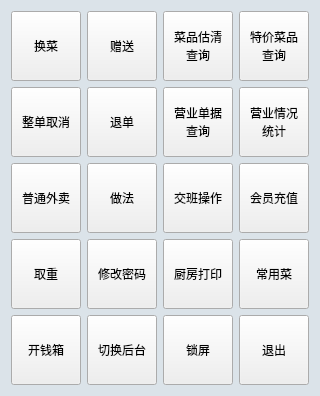
      <widget class="QFrame" name="frame">
       <property name="styleSheet">
        <string notr="true">QFrame{
background:#dbe3e9;border:0px;
}</string>
       </property>
       <property name="frameShape">
        <enum>QFrame::NoFrame</enum>
       </property>
       <property name="frameShadow">
        <enum>QFrame::Plain</enum>
       </property>
       <property name="lineWidth">
        <number>0</number>
       </property>
       <layout class="QGridLayout" name="gridLayout">
        <item row="3" column="0">
         <widget class="QPushButton" name="pushButton_takeweight">
          <property name="sizePolicy">
           <sizepolicy hsizetype="Minimum" vsizetype="Expanding">
            <horstretch>0</horstretch>
            <verstretch>0</verstretch>
           </sizepolicy>
          </property>
          <property name="minimumSize">
           <size>
            <width>70</width>
            <height>70</height>
           </size>
          </property>
          <property name="maximumSize">
           <size>
            <width>70</width>
            <height>70</height>
           </size>
          </property>
          <property name="focusPolicy">
           <enum>Qt::NoFocus</enum>
          </property>
          <property name="styleSheet">
           <string notr="true"/>
          </property>
          <property name="text">
           <string>取重</string>
          </property>
          <property name="outer_stylesheet" stdset="0">
           <string>pushbutton</string>
          </property>
         </widget>
        </item>
        <item row="2" column="3">
         <widget class="QPushButton" name="pushButton_sys_chongzhi">
          <property name="sizePolicy">
           <sizepolicy hsizetype="Expanding" vsizetype="Expanding">
            <horstretch>0</horstretch>
            <verstretch>0</verstretch>
           </sizepolicy>
          </property>
          <property name="minimumSize">
           <size>
            <width>70</width>
            <height>70</height>
           </size>
          </property>
          <property name="maximumSize">
           <size>
            <width>70</width>
            <height>70</height>
           </size>
          </property>
          <property name="font">
           <font>
            <weight>50</weight>
            <bold>false</bold>
           </font>
          </property>
          <property name="focusPolicy">
           <enum>Qt::NoFocus</enum>
          </property>
          <property name="styleSheet">
           <string notr="true"/>
          </property>
          <property name="text">
           <string>会员充值</string>
          </property>
          <property name="outer_stylesheet" stdset="0">
           <string>pushbutton</string>
          </property>
         </widget>
        </item>
        <item row="2" column="1">
         <widget class="QPushButton" name="pushButton_specialcook">
          <property name="sizePolicy">
           <sizepolicy hsizetype="Expanding" vsizetype="Expanding">
            <horstretch>0</horstretch>
            <verstretch>0</verstretch>
           </sizepolicy>
          </property>
          <property name="minimumSize">
           <size>
            <width>70</width>
            <height>70</height>
           </size>
          </property>
          <property name="maximumSize">
           <size>
            <width>70</width>
            <height>70</height>
           </size>
          </property>
          <property name="font">
           <font>
            <weight>50</weight>
            <bold>false</bold>
           </font>
          </property>
          <property name="focusPolicy">
           <enum>Qt::NoFocus</enum>
          </property>
          <property name="styleSheet">
           <string notr="true"/>
          </property>
          <property name="text">
           <string>做法</string>
          </property>
          <property name="outer_stylesheet" stdset="0">
           <string>pushbutton</string>
          </property>
         </widget>
        </item>
        <item row="4" column="0">
         <widget class="QPushButton" name="pushButton_sys_kaiqianxiang">
          <property name="sizePolicy">
           <sizepolicy hsizetype="Expanding" vsizetype="Expanding">
            <horstretch>0</horstretch>
            <verstretch>0</verstretch>
           </sizepolicy>
          </property>
          <property name="minimumSize">
           <size>
            <width>70</width>
            <height>70</height>
           </size>
          </property>
          <property name="maximumSize">
           <size>
            <width>70</width>
            <height>70</height>
           </size>
          </property>
          <property name="font">
           <font>
            <weight>50</weight>
            <bold>false</bold>
           </font>
          </property>
          <property name="focusPolicy">
           <enum>Qt::NoFocus</enum>
          </property>
          <property name="styleSheet">
           <string notr="true"/>
          </property>
          <property name="text">
           <string>开钱箱</string>
          </property>
          <property name="outer_stylesheet" stdset="0">
           <string>pushbutton</string>
          </property>
         </widget>
        </item>
        <item row="0" column="0">
         <widget class="QPushButton" name="pushButton_change">
          <property name="sizePolicy">
           <sizepolicy hsizetype="Expanding" vsizetype="Expanding">
            <horstretch>0</horstretch>
            <verstretch>0</verstretch>
           </sizepolicy>
          </property>
          <property name="minimumSize">
           <size>
            <width>70</width>
            <height>70</height>
           </size>
          </property>
          <property name="maximumSize">
           <size>
            <width>70</width>
            <height>70</height>
           </size>
          </property>
          <property name="font">
           <font>
            <weight>50</weight>
            <bold>false</bold>
           </font>
          </property>
          <property name="focusPolicy">
           <enum>Qt::NoFocus</enum>
          </property>
          <property name="styleSheet">
           <string notr="true"/>
          </property>
          <property name="text">
           <string>换菜</string>
          </property>
          <property name="outer_stylesheet" stdset="0">
           <string>pushbutton</string>
          </property>
         </widget>
        </item>
        <item row="3" column="1">
         <widget class="QPushButton" name="pushButton_sys_xiugaimima">
          <property name="sizePolicy">
           <sizepolicy hsizetype="Expanding" vsizetype="Expanding">
            <horstretch>0</horstretch>
            <verstretch>0</verstretch>
           </sizepolicy>
          </property>
          <property name="minimumSize">
           <size>
            <width>70</width>
            <height>70</height>
           </size>
          </property>
          <property name="maximumSize">
           <size>
            <width>70</width>
            <height>70</height>
           </size>
          </property>
          <property name="font">
           <font>
            <weight>50</weight>
            <bold>false</bold>
           </font>
          </property>
          <property name="focusPolicy">
           <enum>Qt::NoFocus</enum>
          </property>
          <property name="styleSheet">
           <string notr="true"/>
          </property>
          <property name="text">
           <string>修改密码</string>
          </property>
          <property name="outer_stylesheet" stdset="0">
           <string>pushbutton</string>
          </property>
         </widget>
        </item>
        <item row="1" column="1">
         <widget class="QPushButton" name="pushButton_exitbill">
          <property name="sizePolicy">
           <sizepolicy hsizetype="Expanding" vsizetype="Expanding">
            <horstretch>0</horstretch>
            <verstretch>0</verstretch>
           </sizepolicy>
          </property>
          <property name="minimumSize">
           <size>
            <width>70</width>
            <height>70</height>
           </size>
          </property>
          <property name="maximumSize">
           <size>
            <width>70</width>
            <height>70</height>
           </size>
          </property>
          <property name="font">
           <font>
            <weight>50</weight>
            <bold>false</bold>
           </font>
          </property>
          <property name="focusPolicy">
           <enum>Qt::NoFocus</enum>
          </property>
          <property name="styleSheet">
           <string notr="true"/>
          </property>
          <property name="text">
           <string>退单</string>
          </property>
          <property name="outer_stylesheet" stdset="0">
           <string>pushbutton</string>
          </property>
         </widget>
        </item>
        <item row="3" column="3">
         <widget class="QPushButton" name="pushButton_sys_changyongcai">
          <property name="sizePolicy">
           <sizepolicy hsizetype="Expanding" vsizetype="Expanding">
            <horstretch>0</horstretch>
            <verstretch>0</verstretch>
           </sizepolicy>
          </property>
          <property name="minimumSize">
           <size>
            <width>70</width>
            <height>70</height>
           </size>
          </property>
          <property name="maximumSize">
           <size>
            <width>70</width>
            <height>70</height>
           </size>
          </property>
          <property name="font">
           <font>
            <weight>50</weight>
            <bold>false</bold>
           </font>
          </property>
          <property name="focusPolicy">
           <enum>Qt::NoFocus</enum>
          </property>
          <property name="styleSheet">
           <string notr="true"/>
          </property>
          <property name="text">
           <string>常用菜</string>
          </property>
          <property name="outer_stylesheet" stdset="0">
           <string>pushbutton</string>
          </property>
         </widget>
        </item>
        <item row="0" column="2">
         <widget class="QPushButton" name="pushButton_sys_guqing">
          <property name="sizePolicy">
           <sizepolicy hsizetype="Expanding" vsizetype="Expanding">
            <horstretch>0</horstretch>
            <verstretch>0</verstretch>
           </sizepolicy>
          </property>
          <property name="minimumSize">
           <size>
            <width>70</width>
            <height>70</height>
           </size>
          </property>
          <property name="maximumSize">
           <size>
            <width>70</width>
            <height>70</height>
           </size>
          </property>
          <property name="font">
           <font>
            <weight>50</weight>
            <bold>false</bold>
           </font>
          </property>
          <property name="focusPolicy">
           <enum>Qt::NoFocus</enum>
          </property>
          <property name="styleSheet">
           <string notr="true"/>
          </property>
          <property name="text">
           <string>菜品估清
查询</string>
          </property>
          <property name="outer_stylesheet" stdset="0">
           <string>pushbutton</string>
          </property>
         </widget>
        </item>
        <item row="4" column="1">
         <widget class="QPushButton" name="pushButton_sys_jiuloumoshi">
          <property name="sizePolicy">
           <sizepolicy hsizetype="Expanding" vsizetype="Expanding">
            <horstretch>0</horstretch>
            <verstretch>0</verstretch>
           </sizepolicy>
          </property>
          <property name="minimumSize">
           <size>
            <width>70</width>
            <height>70</height>
           </size>
          </property>
          <property name="maximumSize">
           <size>
            <width>70</width>
            <height>70</height>
           </size>
          </property>
          <property name="font">
           <font>
            <weight>50</weight>
            <bold>false</bold>
           </font>
          </property>
          <property name="focusPolicy">
           <enum>Qt::NoFocus</enum>
          </property>
          <property name="styleSheet">
           <string notr="true"/>
          </property>
          <property name="text">
           <string>切换后台</string>
          </property>
          <property name="outer_stylesheet" stdset="0">
           <string>pushbutton</string>
          </property>
         </widget>
        </item>
        <item row="0" column="3">
         <widget class="QPushButton" name="pushButton_sys_tejia">
          <property name="sizePolicy">
           <sizepolicy hsizetype="Expanding" vsizetype="Expanding">
            <horstretch>0</horstretch>
            <verstretch>0</verstretch>
           </sizepolicy>
          </property>
          <property name="minimumSize">
           <size>
            <width>70</width>
            <height>70</height>
           </size>
          </property>
          <property name="maximumSize">
           <size>
            <width>70</width>
            <height>70</height>
           </size>
          </property>
          <property name="font">
           <font>
            <weight>50</weight>
            <bold>false</bold>
           </font>
          </property>
          <property name="focusPolicy">
           <enum>Qt::NoFocus</enum>
          </property>
          <property name="styleSheet">
           <string notr="true"/>
          </property>
          <property name="text">
           <string>特价菜品
查询</string>
          </property>
          <property name="outer_stylesheet" stdset="0">
           <string>pushbutton</string>
          </property>
         </widget>
        </item>
        <item row="2" column="2">
         <widget class="QPushButton" name="pushButton_sys_jiaoban">
          <property name="sizePolicy">
           <sizepolicy hsizetype="Expanding" vsizetype="Expanding">
            <horstretch>0</horstretch>
            <verstretch>0</verstretch>
           </sizepolicy>
          </property>
          <property name="minimumSize">
           <size>
            <width>70</width>
            <height>70</height>
           </size>
          </property>
          <property name="maximumSize">
           <size>
            <width>70</width>
            <height>70</height>
           </size>
          </property>
          <property name="font">
           <font>
            <weight>50</weight>
            <bold>false</bold>
           </font>
          </property>
          <property name="focusPolicy">
           <enum>Qt::NoFocus</enum>
          </property>
          <property name="styleSheet">
           <string notr="true"/>
          </property>
          <property name="text">
           <string>交班操作</string>
          </property>
          <property name="outer_stylesheet" stdset="0">
           <string>pushbutton</string>
          </property>
         </widget>
        </item>
        <item row="4" column="2">
         <widget class="QPushButton" name="pushButton_sys_suoping">
          <property name="sizePolicy">
           <sizepolicy hsizetype="Expanding" vsizetype="Expanding">
            <horstretch>0</horstretch>
            <verstretch>0</verstretch>
           </sizepolicy>
          </property>
          <property name="minimumSize">
           <size>
            <width>70</width>
            <height>70</height>
           </size>
          </property>
          <property name="maximumSize">
           <size>
            <width>70</width>
            <height>70</height>
           </size>
          </property>
          <property name="font">
           <font>
            <weight>50</weight>
            <bold>false</bold>
           </font>
          </property>
          <property name="focusPolicy">
           <enum>Qt::NoFocus</enum>
          </property>
          <property name="styleSheet">
           <string notr="true"/>
          </property>
          <property name="text">
           <string>锁屏</string>
          </property>
          <property name="outer_stylesheet" stdset="0">
           <string>pushbutton</string>
          </property>
         </widget>
        </item>
        <item row="0" column="1">
         <widget class="QPushButton" name="pushButton_present">
          <property name="sizePolicy">
           <sizepolicy hsizetype="Expanding" vsizetype="Expanding">
            <horstretch>0</horstretch>
            <verstretch>0</verstretch>
           </sizepolicy>
          </property>
          <property name="minimumSize">
           <size>
            <width>70</width>
            <height>70</height>
           </size>
          </property>
          <property name="maximumSize">
           <size>
            <width>70</width>
            <height>70</height>
           </size>
          </property>
          <property name="font">
           <font>
            <weight>50</weight>
            <bold>false</bold>
           </font>
          </property>
          <property name="focusPolicy">
           <enum>Qt::NoFocus</enum>
          </property>
          <property name="styleSheet">
           <string notr="true"/>
          </property>
          <property name="text">
           <string>赠送</string>
          </property>
          <property name="outer_stylesheet" stdset="0">
           <string>pushbutton</string>
          </property>
         </widget>
        </item>
        <item row="1" column="3">
         <widget class="QPushButton" name="pushButton_sys_yingyeqingkuang">
          <property name="sizePolicy">
           <sizepolicy hsizetype="Expanding" vsizetype="Expanding">
            <horstretch>0</horstretch>
            <verstretch>0</verstretch>
           </sizepolicy>
          </property>
          <property name="minimumSize">
           <size>
            <width>70</width>
            <height>70</height>
           </size>
          </property>
          <property name="maximumSize">
           <size>
            <width>70</width>
            <height>70</height>
           </size>
          </property>
          <property name="font">
           <font>
            <weight>50</weight>
            <bold>false</bold>
           </font>
          </property>
          <property name="focusPolicy">
           <enum>Qt::NoFocus</enum>
          </property>
          <property name="styleSheet">
           <string notr="true">p</string>
          </property>
          <property name="text">
           <string>营业情况
统计</string>
          </property>
          <property name="outer_stylesheet" stdset="0">
           <string>pushbutton</string>
          </property>
         </widget>
        </item>
        <item row="4" column="3">
         <widget class="QPushButton" name="pushButton_tuichu">
          <property name="sizePolicy">
           <sizepolicy hsizetype="Expanding" vsizetype="Expanding">
            <horstretch>0</horstretch>
            <verstretch>0</verstretch>
           </sizepolicy>
          </property>
          <property name="minimumSize">
           <size>
            <width>70</width>
            <height>70</height>
           </size>
          </property>
          <property name="maximumSize">
           <size>
            <width>70</width>
            <height>70</height>
           </size>
          </property>
          <property name="font">
           <font>
            <weight>50</weight>
            <bold>false</bold>
           </font>
          </property>
          <property name="focusPolicy">
           <enum>Qt::NoFocus</enum>
          </property>
          <property name="styleSheet">
           <string notr="true"/>
          </property>
          <property name="text">
           <string>退出</string>
          </property>
          <property name="outer_stylesheet" stdset="0">
           <string>pushbutton</string>
          </property>
         </widget>
        </item>
        <item row="2" column="0">
         <widget class="QPushButton" name="pushButton_waimai_2">
          <property name="sizePolicy">
           <sizepolicy hsizetype="Expanding" vsizetype="Expanding">
            <horstretch>0</horstretch>
            <verstretch>0</verstretch>
           </sizepolicy>
          </property>
          <property name="minimumSize">
           <size>
            <width>70</width>
            <height>70</height>
           </size>
          </property>
          <property name="maximumSize">
           <size>
            <width>70</width>
            <height>70</height>
           </size>
          </property>
          <property name="font">
           <font>
            <weight>50</weight>
            <bold>false</bold>
           </font>
          </property>
          <property name="focusPolicy">
           <enum>Qt::NoFocus</enum>
          </property>
          <property name="styleSheet">
           <string notr="true"/>
          </property>
          <property name="text">
           <string>普通外卖</string>
          </property>
          <property name="outer_stylesheet" stdset="0">
           <string>pushbutton</string>
          </property>
         </widget>
        </item>
        <item row="1" column="2">
         <widget class="QPushButton" name="pushButton_sys_yingyedanju">
          <property name="sizePolicy">
           <sizepolicy hsizetype="Expanding" vsizetype="Expanding">
            <horstretch>0</horstretch>
            <verstretch>0</verstretch>
           </sizepolicy>
          </property>
          <property name="minimumSize">
           <size>
            <width>70</width>
            <height>70</height>
           </size>
          </property>
          <property name="maximumSize">
           <size>
            <width>70</width>
            <height>70</height>
           </size>
          </property>
          <property name="font">
           <font>
            <weight>50</weight>
            <bold>false</bold>
           </font>
          </property>
          <property name="focusPolicy">
           <enum>Qt::NoFocus</enum>
          </property>
          <property name="styleSheet">
           <string notr="true"/>
          </property>
          <property name="text">
           <string>营业单据
查询</string>
          </property>
          <property name="outer_stylesheet" stdset="0">
           <string>pushbutton</string>
          </property>
         </widget>
        </item>
        <item row="3" column="2">
         <widget class="QPushButton" name="pushButton_sys_chufangdaying">
          <property name="sizePolicy">
           <sizepolicy hsizetype="Expanding" vsizetype="Expanding">
            <horstretch>0</horstretch>
            <verstretch>0</verstretch>
           </sizepolicy>
          </property>
          <property name="minimumSize">
           <size>
            <width>70</width>
            <height>70</height>
           </size>
          </property>
          <property name="maximumSize">
           <size>
            <width>70</width>
            <height>70</height>
           </size>
          </property>
          <property name="font">
           <font>
            <weight>50</weight>
            <bold>false</bold>
           </font>
          </property>
          <property name="focusPolicy">
           <enum>Qt::NoFocus</enum>
          </property>
          <property name="styleSheet">
           <string notr="true"/>
          </property>
          <property name="text">
           <string>厨房打印</string>
          </property>
          <property name="outer_stylesheet" stdset="0">
           <string>pushbutton</string>
          </property>
         </widget>
        </item>
        <item row="1" column="0">
         <widget class="QPushButton" name="pushButton_allbillcancel">
          <property name="sizePolicy">
           <sizepolicy hsizetype="Expanding" vsizetype="Expanding">
            <horstretch>0</horstretch>
            <verstretch>0</verstretch>
           </sizepolicy>
          </property>
          <property name="minimumSize">
           <size>
            <width>70</width>
            <height>70</height>
           </size>
          </property>
          <property name="maximumSize">
           <size>
            <width>70</width>
            <height>70</height>
           </size>
          </property>
          <property name="font">
           <font>
            <weight>50</weight>
            <bold>false</bold>
           </font>
          </property>
          <property name="focusPolicy">
           <enum>Qt::NoFocus</enum>
          </property>
          <property name="styleSheet">
           <string notr="true"/>
          </property>
          <property name="text">
           <string>整单取消</string>
          </property>
          <property name="outer_stylesheet" stdset="0">
           <string>pushbutton</string>
          </property>
         </widget>
        </item>
       </layout>
      </widget>
